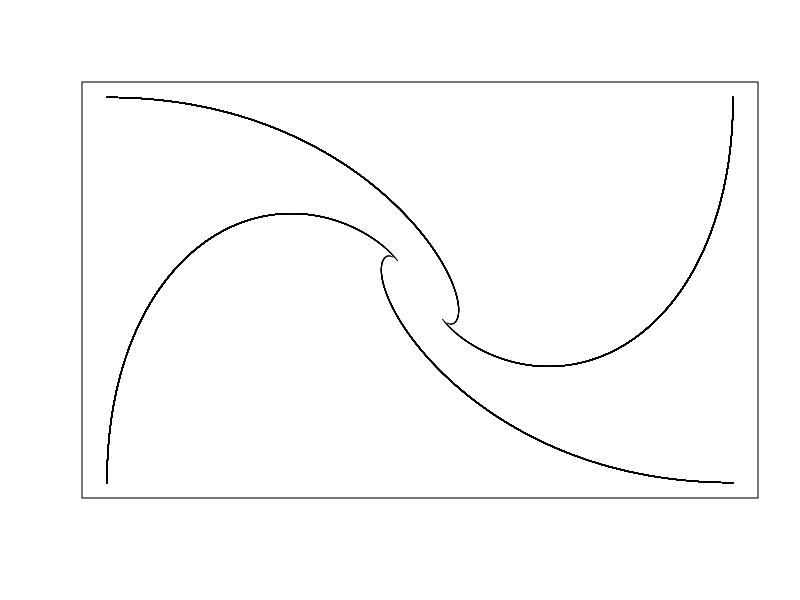

This figure's R source:
rm(list=ls())

t = 0.1 #time
v <- 1

Xpos1 <- function(x1, x2, y1 , y2, t, v){
	ans <- v*t* cos(atan( (y2-y1)/(x2-x1)  ))
	return(ans)
}
Ypos1 <- function(x1, x2, y1 , y2, t, v){
	ans <- v*t* sin(atan( (y2-y1)/(x2-x1)  ))
	return(ans)
}

Xpos2 <- function(x2, x3, y2 , y3, t, v){
	ans <- v*t* sin(atan( (x3-x2)/(y3-y2)  ) + pi)
	return(ans)
}
Ypos2 <- function(x2, x3, y2 , y3, t, v){
	ans <- v*t* cos(atan( (x3-x2)/(y3-y2)  ) + pi)
	return(ans)
}

Xpos3 <- function(x3, x4, y3 , y4, t, v){
	ans <- v*t* cos(atan( (y4-y3)/(x4-x3)  ) - pi)
	return(ans)
}
Ypos3 <- function(x3, x4, y3 , y4, t, v){
	ans <- v*t* sin(atan( (y4-y3)/(x4-x3)  ) + pi)
	return(ans)
}

Xpos4 <- function(x4, x1, y4 , y1, t, v){
	ans <- v*t* sin(atan( (x4-x1)/(y4-y1)  ) )
	return(ans)
}
Ypos4 <- function(x4, x1, y4 , y1, t, v){
	ans <- v*t* cos(atan( (x4-x1)/(y4-y1)  ) )
	return(ans)
}

xALLpos = data.frame(x1 = c(-10), x2 = c(10), x3 = c(10), x4 = c(-10))
yALLpos = data.frame(y1 = c(5),  y2 = c(5), y3 = c(-5), y4 = c(-5))
end=500

for( i in 1:end){

 if( yALLpos$y1[i] >= yALLpos$y4[i] && yALLpos$y1[i] >= yALLpos$y2[i]  ){
  tmpX1 <- Xpos1( xALLpos$x1[i], xALLpos$x2[i], yALLpos$y1[i] , yALLpos$y2[i], t, v )
  tmpX2 <- Xpos2( xALLpos$x2[i], xALLpos$x3[i], yALLpos$y2[i] , yALLpos$y3[i], t, v )
  tmpX3 <- Xpos3( xALLpos$x3[i], xALLpos$x4[i], yALLpos$y3[i] , yALLpos$y4[i], t, v )
  tmpX4 <- Xpos4( xALLpos$x4[i], xALLpos$x1[i], yALLpos$y4[i] , yALLpos$y1[i], t, v )

  tmpY1 <- Ypos1( xALLpos$x1[i], xALLpos$x2[i], yALLpos$y1[i] , yALLpos$y2[i], t, v )
  tmpY2 <- Ypos2( xALLpos$x2[i], xALLpos$x3[i], yALLpos$y2[i] , yALLpos$y3[i], t, v )
  tmpY3 <- Ypos3( xALLpos$x3[i], xALLpos$x4[i], yALLpos$y3[i] , yALLpos$y4[i], t, v )
  tmpY4 <- Ypos4( xALLpos$x4[i], xALLpos$x1[i], yALLpos$y4[i] , yALLpos$y1[i], t, v )
   
    as.data.frame(XtmpVec <- c( tmpX1, tmpX2, tmpX3, tmpX4) + xALLpos[i,])
    as.data.frame(YtmpVec <- c( tmpY1, tmpY2, tmpY3, tmpY4) + yALLpos[i,])

    xALLpos <- rbind(xALLpos, XtmpVec)
    yALLpos <- rbind(yALLpos, YtmpVec)
 }else{
  if(yALLpos$y1[i] < yALLpos$y4[i] && yALLpos$y1[i] >= yALLpos$y2[i] ){
	tmpX4 <- Xpos1( xALLpos$x4[i], xALLpos$x1[i], yALLpos$y4[i] , yALLpos$y1[i], t, v )
	tmpX1 <- Xpos2( xALLpos$x1[i], xALLpos$x2[i], yALLpos$y1[i] , yALLpos$y2[i], t, v )
	tmpX2 <- Xpos3( xALLpos$x2[i], xALLpos$x3[i], yALLpos$y2[i] , yALLpos$y3[i], t, v )
	tmpX3 <- Xpos4( xALLpos$x3[i], xALLpos$x4[i], yALLpos$y3[i] , yALLpos$y4[i], t, v )

	tmpY4 <- Ypos1( xALLpos$x4[i], xALLpos$x1[i], yALLpos$y4[i] , yALLpos$y1[i], t, v )
	tmpY1 <- Ypos2( xALLpos$x1[i], xALLpos$x2[i], yALLpos$y1[i] , yALLpos$y2[i], t, v )
	tmpY2 <- Ypos3( xALLpos$x2[i], xALLpos$x3[i], yALLpos$y2[i] , yALLpos$y3[i], t, v )
	tmpY3 <- Ypos4( xALLpos$x3[i], xALLpos$x4[i], yALLpos$y3[i] , yALLpos$y4[i], t, v )
   
    as.data.frame(XtmpVec <- c( tmpX1, tmpX2, tmpX3, tmpX4) + xALLpos[i,])
    as.data.frame(YtmpVec <- c( tmpY1, tmpY2, tmpY3, tmpY4) + yALLpos[i,])

    xALLpos <- rbind(xALLpos, XtmpVec)
    yALLpos <- rbind(yALLpos, YtmpVec)
  }else{
	if(yALLpos$y1[i] < yALLpos$y4[i] && yALLpos$y1[i] < yALLpos$y2[i] ){
	tmpX3 <- Xpos1( xALLpos$x3[i], xALLpos$x4[i], yALLpos$y3[i] , yALLpos$y4[i], t, v )
	tmpX4 <- Xpos2( xALLpos$x4[i], xALLpos$x1[i], yALLpos$y4[i] , yALLpos$y1[i], t, v )
	tmpX1 <- Xpos3( xALLpos$x1[i], xALLpos$x2[i], yALLpos$y1[i] , yALLpos$y2[i], t, v )
	tmpX2 <- Xpos4( xALLpos$x2[i], xALLpos$x3[i], yALLpos$y2[i] , yALLpos$y3[i], t, v )

	tmpY3 <- Ypos1( xALLpos$x3[i], xALLpos$x4[i], yALLpos$y3[i] , yALLpos$y4[i], t, v )
	tmpY4 <- Ypos2( xALLpos$x4[i], xALLpos$x1[i], yALLpos$y4[i] , yALLpos$y1[i], t, v )
	tmpY1 <- Ypos3( xALLpos$x1[i], xALLpos$x2[i], yALLpos$y1[i] , yALLpos$y2[i], t, v )
	tmpY2 <- Ypos4( xALLpos$x2[i], xALLpos$x3[i], yALLpos$y2[i] , yALLpos$y3[i], t, v )
   
    as.data.frame(XtmpVec <- c( tmpX1, tmpX2, tmpX3, tmpX4) + xALLpos[i,])
    as.data.frame(YtmpVec <- c( tmpY1, tmpY2, tmpY3, tmpY4) + yALLpos[i,])

    xALLpos <- rbind(xALLpos, XtmpVec)
    yALLpos <- rbind(yALLpos, YtmpVec)
	}else{

		tmpX2 <- Xpos1( xALLpos$x2[i], xALLpos$x3[i], yALLpos$y2[i] , yALLpos$y3[i], t, v )
		tmpX3 <- Xpos2( xALLpos$x3[i], xALLpos$x4[i], yALLpos$y3[i] , yALLpos$y4[i], t, v )
		tmpX4 <- Xpos3( xALLpos$x4[i], xALLpos$x1[i], yALLpos$y4[i] , yALLpos$y1[i], t, v )
		tmpX1 <- Xpos4( xALLpos$x1[i], xALLpos$x2[i], yALLpos$y1[i] , yALLpos$y2[i], t, v )

		tmpY2 <- Ypos1( xALLpos$x2[i], xALLpos$x3[i], yALLpos$y2[i] , yALLpos$y3[i], t, v )
		tmpY3 <- Ypos2( xALLpos$x3[i], xALLpos$x4[i], yALLpos$y3[i] , yALLpos$y4[i], t, v )
		tmpY4 <- Ypos3( xALLpos$x4[i], xALLpos$x1[i], yALLpos$y4[i] , yALLpos$y1[i], t, v )
		tmpY1 <- Ypos4( xALLpos$x1[i], xALLpos$x2[i], yALLpos$y1[i] , yALLpos$y2[i], t, v )
   
    		as.data.frame(XtmpVec <- c( tmpX1, tmpX2, tmpX3, tmpX4) + xALLpos[i,])
    		as.data.frame(YtmpVec <- c( tmpY1, tmpY2, tmpY3, tmpY4) + yALLpos[i,])

    		xALLpos <- rbind(xALLpos, XtmpVec)
    		yALLpos <- rbind(yALLpos, YtmpVec)

	}
  }
 }
}



	plot( 0 , 0 , type="l", xlim=c(-10,10), ylim=c(-5,5), xlab="",ylab="", xaxt="n",yaxt="n")
for(i in 1: round(length(xALLpos$x1)/2-111) ){

	matplot(xALLpos$x1[1:i], yALLpos$y1[1:i], type="l", xlim=c(-7,7), ylim=c(-5,5),add=T)
	matplot(xALLpos$x2[1:i], yALLpos$y2[1:i], type="l", xlim=c(-7,7), ylim=c(-5,5),add=T)
	matplot(xALLpos$x3[1:i], yALLpos$y3[1:i], type="l", xlim=c(-7,7), ylim=c(-5,5),add=T)
	matplot(xALLpos$x4[1:i], yALLpos$y4[1:i], type="l", xlim=c(-7,7), ylim=c(-5,5),add=T)

}



